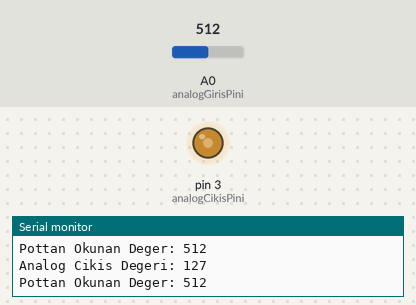
Bench run of a sketch on a simulated Arduino Uno, built with avr-gcc and run on an emulated ATmega328P. Parts: output pins drawn as LEDs (lit = HIGH), the last lines printed to the serial monitor. Inputs (shaded band) come from the test bench; at power-on: A0 (analogGirisPini) = 512.

Above: at 1.2 s.
1.3 s: A0 (analogGirisPini) set to 410
At 2.2 s:
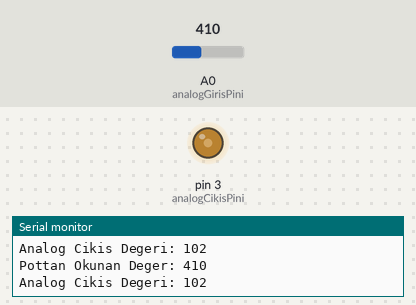
4.3 s: A0 (analogGirisPini) set to 389
At 4.8 s:
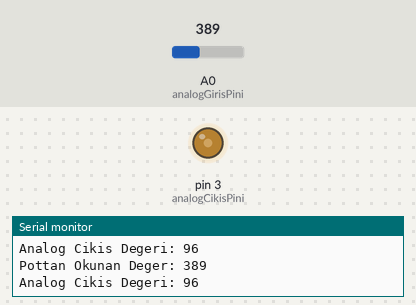
7.3 s: A0 (analogGirisPini) set to 716
At 7.9 s:
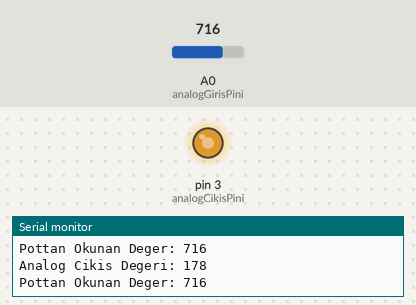
8.8 s: A0 (analogGirisPini) set to 122
At 9.5 s:
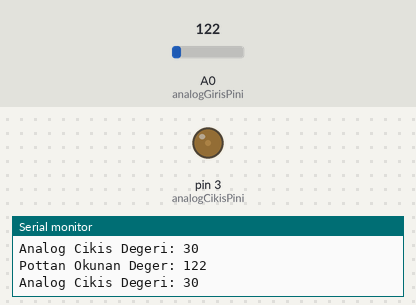
10.4 s: A0 (analogGirisPini) set to 88
At 11.6 s:
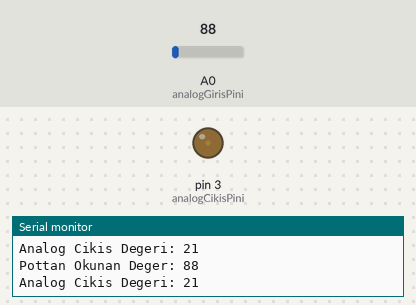
13.4 s: A0 (analogGirisPini) set to 0
At 14.9 s:
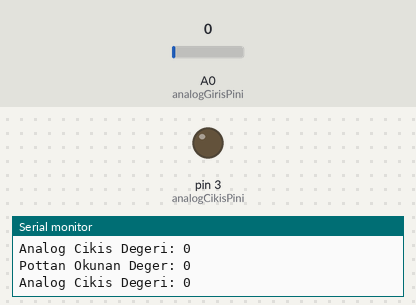
Timing chart, 0 to 15.9 s (numbered marks = the images above; inputs shaded):
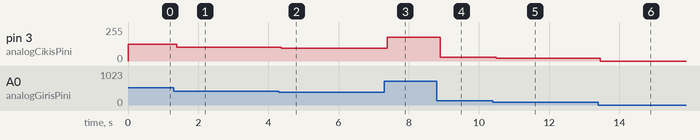

Measured:
- after the input at 1.3 s, pin 3 (analogCikisPini): 127/255 → 102/255 after 0.09 s
- after the input at 4.3 s, pin 3 (analogCikisPini): 102/255 → 96/255 after 0.07 s
- after the input at 7.3 s, pin 3 (analogCikisPini): 96/255 → 178/255 after 0.09 s
- after the input at 8.8 s, pin 3 (analogCikisPini): 178/255 → 30/255 after 0.10 s
- after the input at 10.4 s, pin 3 (analogCikisPini): 30/255 → 21/255 after 0.09 s
- after the input at 13.4 s, pin 3 (analogCikisPini): 21/255 → 0/255 after 0.06 s

The sketch:

sketch_feb25a.ino
```cpp
/* BlogKod - Analog Çıkış İşlemleri Uygulaması */
const int analogGirisPini = A0; // Potu A0 analog pine bağlayacağız
const int analogCikisPini = 3; // PWM pini olmak zorunda!
int potDegeri = 0; // Pottan gelen değeri bu değişkene atayacağız
int LEDDegeri = 0; // 0-255 arası dönüşüm değerini bu değişken tutacak


void setup() {
  Serial.begin(9600);
  pinMode(3,OUTPUT);
}

void loop() {

  potDegeri = analogRead(analogGirisPini); // A0 pininden değer okundu
  Serial.print("Pottan Okunan Deger: "); // A0'dan gelen değeri Seri porta yazıyoruz
  Serial.println(potDegeri);

  // Analog IN değerini Analog OUT değerine çevrim işlemini map() fonksiyonu ile yapıyoruz
  // map() fonskiyonu potDegerini alacak(0-1023 arası) ve 0-255 arası bir değere çevirecek

  //Çevrim işlemi yapılıyor ve bu değer LEDDegeri değişkeninde tutuluyor
  LEDDegeri = map(potDegeri, 0, 1023, 0, 255);
  Serial.print("Analog Cikis Degeri: "); //Çevrimi yapılan bu yeni değeri seri porta yazıyoruz
  Serial.println(LEDDegeri);


  // analogWrite() fonksiyonu PWM pinimize çevrimi yapılan yeni değeri gönderiyor
  // PWM pinine bağlı olan LED'imiz bu değere göre parlaklık alıyor.
  analogWrite(analogCikisPini, LEDDegeri);
}
```
